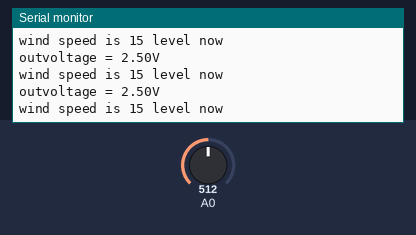
Recording of a sketch running on a simulated Arduino Uno, built with avr-gcc and run on an emulated ATmega328P. Parts: the last lines printed to the serial monitor. The inputs (shaded band) are chosen by the test bench; at power-on: A0 = 512.

Above: at 1.3 s.
1.4 s: A0 set to 716
At 1.82 s:
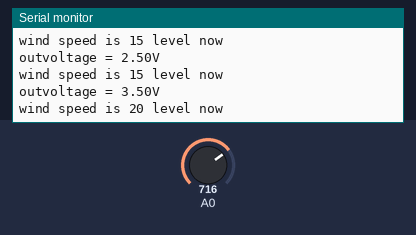
2.9 s: A0 set to 900
At 3.32 s:
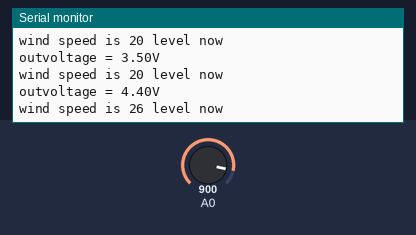
Timing chart, 0 to 5.9 s (numbered marks = the images above; inputs shaded):
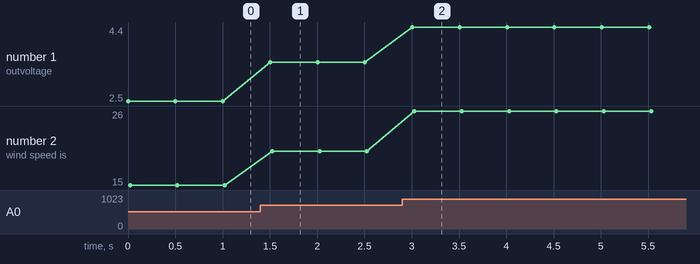

The sketch:

DF-Robot-Anemometer.ino
```cpp
/*
Connect the voltage signal wire to Arduino analog interface:
Yellow Cable<---->A0
*/

 void setup()
 {
   Serial.begin(9600);
 }

 void loop()
 {
   int sensorValue = analogRead(A0);
   float outvoltage = sensorValue * (5.0 / 1023.0);
   Serial.print("outvoltage = ");
   Serial.print(outvoltage);
   Serial.println("V");
   int Level = 6*outvoltage;//The level of wind speed is proportional to the output voltage.
   Serial.print("wind speed is ");
   Serial.print(Level);
   Serial.println(" level now");
   Serial.println();
   delay(500);
 }
```

Measured:
- after the input at 1.4 s, the serial monitor: prints a new line after 0.10 s (image 1)
- after the input at 2.9 s, the serial monitor: prints a new line after 0.11 s (image 2)
- plotted number 1: 2.5 → 3.5 after the input at 1.4 s, 3.5 → 4.4 after the input at 2.9 s
- plotted number 2: 15 → 20 after the input at 1.4 s, 20 → 26 after the input at 2.9 s
